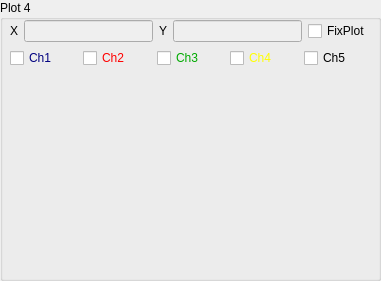
   <widget class="QGroupBox" name="groupBoxPlot_4">
    <property name="geometry">
     <rect>
      <x>730</x>
      <y>300</y>
      <width>381</width>
      <height>281</height>
     </rect>
    </property>
    <property name="title">
     <string>Plot 4</string>
    </property>
    <widget class="QCustomPlot" name="customPlot_4" native="true">
     <property name="geometry">
      <rect>
       <x>10</x>
       <y>80</y>
       <width>361</width>
       <height>191</height>
      </rect>
     </property>
    </widget>
    <widget class="QWidget" name="layoutWidget_4">
     <property name="geometry">
      <rect>
       <x>10</x>
       <y>20</y>
       <width>361</width>
       <height>49</height>
      </rect>
     </property>
     <layout class="QVBoxLayout" name="verticalLayout_6">
      <item>
       <layout class="QHBoxLayout" name="horizontalLayout_22">
        <item>
         <widget class="QLabel" name="labelXValuePlot_4">
          <property name="text">
           <string>X</string>
          </property>
         </widget>
        </item>
        <item>
         <widget class="QLineEdit" name="lineEditXValuePlot_4">
          <property name="enabled">
           <bool>false</bool>
          </property>
         </widget>
        </item>
        <item>
         <widget class="QLabel" name="labelYValuePlot_4">
          <property name="text">
           <string>Y</string>
          </property>
         </widget>
        </item>
        <item>
         <widget class="QLineEdit" name="lineEditYValuePlot_4">
          <property name="enabled">
           <bool>false</bool>
          </property>
         </widget>
        </item>
        <item>
         <widget class="QCheckBox" name="checkBoxFixedPlot_4">
          <property name="text">
           <string>FixPlot</string>
          </property>
         </widget>
        </item>
       </layout>
      </item>
      <item>
       <layout class="QHBoxLayout" name="horizontalLayout_23">
        <item>
         <widget class="QCheckBox" name="checkBoxChannel_1_Plot_4">
          <property name="palette">
           <palette>
            <active>
             <colorrole role="WindowText">
              <brush brushstyle="SolidPattern">
               <color alpha="255">
                <red>0</red>
                <green>0</green>
                <blue>127</blue>
               </color>
              </brush>
             </colorrole>
             <colorrole role="Dark">
              <brush brushstyle="SolidPattern">
               <color alpha="255">
                <red>0</red>
                <green>0</green>
                <blue>127</blue>
               </color>
              </brush>
             </colorrole>
             <colorrole role="Text">
              <brush brushstyle="SolidPattern">
               <color alpha="255">
                <red>0</red>
                <green>0</green>
                <blue>0</blue>
               </color>
              </brush>
             </colorrole>
             <colorrole role="ButtonText">
              <brush brushstyle="SolidPattern">
               <color alpha="255">
                <red>0</red>
                <green>0</green>
                <blue>0</blue>
               </color>
              </brush>
             </colorrole>
            </active>
            <inactive>
             <colorrole role="WindowText">
              <brush brushstyle="SolidPattern">
               <color alpha="255">
                <red>0</red>
                <green>0</green>
                <blue>127</blue>
               </color>
              </brush>
             </colorrole>
             <colorrole role="Dark">
              <brush brushstyle="SolidPattern">
               <color alpha="255">
                <red>0</red>
                <green>0</green>
                <blue>127</blue>
               </color>
              </brush>
             </colorrole>
             <colorrole role="Text">
              <brush brushstyle="SolidPattern">
               <color alpha="255">
                <red>0</red>
                <green>0</green>
                <blue>0</blue>
               </color>
              </brush>
             </colorrole>
             <colorrole role="ButtonText">
              <brush brushstyle="SolidPattern">
               <color alpha="255">
                <red>0</red>
                <green>0</green>
                <blue>0</blue>
               </color>
              </brush>
             </colorrole>
            </inactive>
            <disabled>
             <colorrole role="WindowText">
              <brush brushstyle="SolidPattern">
               <color alpha="255">
                <red>0</red>
                <green>0</green>
                <blue>127</blue>
               </color>
              </brush>
             </colorrole>
             <colorrole role="Dark">
              <brush brushstyle="SolidPattern">
               <color alpha="255">
                <red>0</red>
                <green>0</green>
                <blue>127</blue>
               </color>
              </brush>
             </colorrole>
             <colorrole role="Text">
              <brush brushstyle="SolidPattern">
               <color alpha="255">
                <red>0</red>
                <green>0</green>
                <blue>127</blue>
               </color>
              </brush>
             </colorrole>
             <colorrole role="ButtonText">
              <brush brushstyle="SolidPattern">
               <color alpha="255">
                <red>0</red>
                <green>0</green>
                <blue>127</blue>
               </color>
              </brush>
             </colorrole>
            </disabled>
           </palette>
          </property>
          <property name="text">
           <string>Ch1</string>
          </property>
         </widget>
        </item>
        <item>
         <widget class="QCheckBox" name="checkBoxChannel_2_Plot_4">
          <property name="palette">
           <palette>
            <active>
             <colorrole role="WindowText">
              <brush brushstyle="SolidPattern">
               <color alpha="255">
                <red>255</red>
                <green>0</green>
                <blue>0</blue>
               </color>
              </brush>
             </colorrole>
             <colorrole role="Dark">
              <brush brushstyle="SolidPattern">
               <color alpha="255">
                <red>255</red>
                <green>0</green>
                <blue>0</blue>
               </color>
              </brush>
             </colorrole>
             <colorrole role="Text">
              <brush brushstyle="SolidPattern">
               <color alpha="255">
                <red>0</red>
                <green>0</green>
                <blue>0</blue>
               </color>
              </brush>
             </colorrole>
             <colorrole role="ButtonText">
              <brush brushstyle="SolidPattern">
               <color alpha="255">
                <red>0</red>
                <green>0</green>
                <blue>0</blue>
               </color>
              </brush>
             </colorrole>
            </active>
            <inactive>
             <colorrole role="WindowText">
              <brush brushstyle="SolidPattern">
               <color alpha="255">
                <red>255</red>
                <green>0</green>
                <blue>0</blue>
               </color>
              </brush>
             </colorrole>
             <colorrole role="Dark">
              <brush brushstyle="SolidPattern">
               <color alpha="255">
                <red>255</red>
                <green>0</green>
                <blue>0</blue>
               </color>
              </brush>
             </colorrole>
             <colorrole role="Text">
              <brush brushstyle="SolidPattern">
               <color alpha="255">
                <red>0</red>
                <green>0</green>
                <blue>0</blue>
               </color>
              </brush>
             </colorrole>
             <colorrole role="ButtonText">
              <brush brushstyle="SolidPattern">
               <color alpha="255">
                <red>0</red>
                <green>0</green>
                <blue>0</blue>
               </color>
              </brush>
             </colorrole>
            </inactive>
            <disabled>
             <colorrole role="WindowText">
              <brush brushstyle="SolidPattern">
               <color alpha="255">
                <red>255</red>
                <green>0</green>
                <blue>0</blue>
               </color>
              </brush>
             </colorrole>
             <colorrole role="Dark">
              <brush brushstyle="SolidPattern">
               <color alpha="255">
                <red>255</red>
                <green>0</green>
                <blue>0</blue>
               </color>
              </brush>
             </colorrole>
             <colorrole role="Text">
              <brush brushstyle="SolidPattern">
               <color alpha="255">
                <red>255</red>
                <green>0</green>
                <blue>0</blue>
               </color>
              </brush>
             </colorrole>
             <colorrole role="ButtonText">
              <brush brushstyle="SolidPattern">
               <color alpha="255">
                <red>255</red>
                <green>0</green>
                <blue>0</blue>
               </color>
              </brush>
             </colorrole>
            </disabled>
           </palette>
          </property>
          <property name="text">
           <string>Ch2</string>
          </property>
         </widget>
        </item>
        <item>
         <widget class="QCheckBox" name="checkBoxChannel_3_Plot_4">
          <property name="palette">
           <palette>
            <active>
             <colorrole role="WindowText">
              <brush brushstyle="SolidPattern">
               <color alpha="255">
                <red>0</red>
                <green>170</green>
                <blue>0</blue>
               </color>
              </brush>
             </colorrole>
             <colorrole role="Dark">
              <brush brushstyle="SolidPattern">
               <color alpha="255">
                <red>0</red>
                <green>170</green>
                <blue>0</blue>
               </color>
              </brush>
             </colorrole>
             <colorrole role="Text">
              <brush brushstyle="SolidPattern">
               <color alpha="255">
                <red>0</red>
                <green>0</green>
                <blue>0</blue>
               </color>
              </brush>
             </colorrole>
             <colorrole role="ButtonText">
              <brush brushstyle="SolidPattern">
               <color alpha="255">
                <red>0</red>
                <green>0</green>
                <blue>0</blue>
               </color>
              </brush>
             </colorrole>
            </active>
            <inactive>
             <colorrole role="WindowText">
              <brush brushstyle="SolidPattern">
               <color alpha="255">
                <red>0</red>
                <green>170</green>
                <blue>0</blue>
               </color>
              </brush>
             </colorrole>
             <colorrole role="Dark">
              <brush brushstyle="SolidPattern">
               <color alpha="255">
                <red>0</red>
                <green>170</green>
                <blue>0</blue>
               </color>
              </brush>
             </colorrole>
             <colorrole role="Text">
              <brush brushstyle="SolidPattern">
               <color alpha="255">
                <red>0</red>
                <green>0</green>
                <blue>0</blue>
               </color>
              </brush>
             </colorrole>
             <colorrole role="ButtonText">
              <brush brushstyle="SolidPattern">
               <color alpha="255">
                <red>0</red>
                <green>0</green>
                <blue>0</blue>
               </color>
              </brush>
             </colorrole>
            </inactive>
            <disabled>
             <colorrole role="WindowText">
              <brush brushstyle="SolidPattern">
               <color alpha="255">
                <red>0</red>
                <green>170</green>
                <blue>0</blue>
               </color>
              </brush>
             </colorrole>
             <colorrole role="Dark">
              <brush brushstyle="SolidPattern">
               <color alpha="255">
                <red>0</red>
                <green>170</green>
                <blue>0</blue>
               </color>
              </brush>
             </colorrole>
             <colorrole role="Text">
              <brush brushstyle="SolidPattern">
               <color alpha="255">
                <red>0</red>
                <green>170</green>
                <blue>0</blue>
               </color>
              </brush>
             </colorrole>
             <colorrole role="ButtonText">
              <brush brushstyle="SolidPattern">
               <color alpha="255">
                <red>0</red>
                <green>170</green>
                <blue>0</blue>
               </color>
              </brush>
             </colorrole>
            </disabled>
           </palette>
          </property>
          <property name="text">
           <string>Ch3</string>
          </property>
         </widget>
        </item>
        <item>
         <widget class="QCheckBox" name="checkBoxChannel_4_Plot_4">
          <property name="palette">
           <palette>
            <active>
             <colorrole role="WindowText">
              <brush brushstyle="SolidPattern">
               <color alpha="255">
                <red>255</red>
                <green>255</green>
                <blue>0</blue>
               </color>
              </brush>
             </colorrole>
             <colorrole role="Dark">
              <brush brushstyle="SolidPattern">
               <color alpha="255">
                <red>255</red>
                <green>255</green>
                <blue>0</blue>
               </color>
              </brush>
             </colorrole>
             <colorrole role="Text">
              <brush brushstyle="SolidPattern">
               <color alpha="255">
                <red>0</red>
                <green>0</green>
                <blue>0</blue>
               </color>
              </brush>
             </colorrole>
             <colorrole role="ButtonText">
              <brush brushstyle="SolidPattern">
               <color alpha="255">
                <red>0</red>
                <green>0</green>
                <blue>0</blue>
               </color>
              </brush>
             </colorrole>
            </active>
            <inactive>
             <colorrole role="WindowText">
              <brush brushstyle="SolidPattern">
               <color alpha="255">
                <red>255</red>
                <green>255</green>
                <blue>0</blue>
               </color>
              </brush>
             </colorrole>
             <colorrole role="Dark">
              <brush brushstyle="SolidPattern">
               <color alpha="255">
                <red>255</red>
                <green>255</green>
                <blue>0</blue>
               </color>
              </brush>
             </colorrole>
             <colorrole role="Text">
              <brush brushstyle="SolidPattern">
               <color alpha="255">
                <red>0</red>
                <green>0</green>
                <blue>0</blue>
               </color>
              </brush>
             </colorrole>
             <colorrole role="ButtonText">
              <brush brushstyle="SolidPattern">
               <color alpha="255">
                <red>0</red>
                <green>0</green>
                <blue>0</blue>
               </color>
              </brush>
             </colorrole>
            </inactive>
            <disabled>
             <colorrole role="WindowText">
              <brush brushstyle="SolidPattern">
               <color alpha="255">
                <red>255</red>
                <green>255</green>
                <blue>0</blue>
               </color>
              </brush>
             </colorrole>
             <colorrole role="Dark">
              <brush brushstyle="SolidPattern">
               <color alpha="255">
                <red>255</red>
                <green>255</green>
                <blue>0</blue>
               </color>
              </brush>
             </colorrole>
             <colorrole role="Text">
              <brush brushstyle="SolidPattern">
               <color alpha="255">
                <red>255</red>
                <green>255</green>
                <blue>0</blue>
               </color>
              </brush>
             </colorrole>
             <colorrole role="ButtonText">
              <brush brushstyle="SolidPattern">
               <color alpha="255">
                <red>255</red>
                <green>255</green>
                <blue>0</blue>
               </color>
              </brush>
             </colorrole>
            </disabled>
           </palette>
          </property>
          <property name="text">
           <string>Ch4</string>
          </property>
         </widget>
        </item>
        <item>
         <widget class="QCheckBox" name="checkBoxChannel_5_Plot_4">
          <property name="text">
           <string>Ch5</string>
          </property>
         </widget>
        </item>
       </layout>
      </item>
     </layout>
    </widget>
   </widget>
